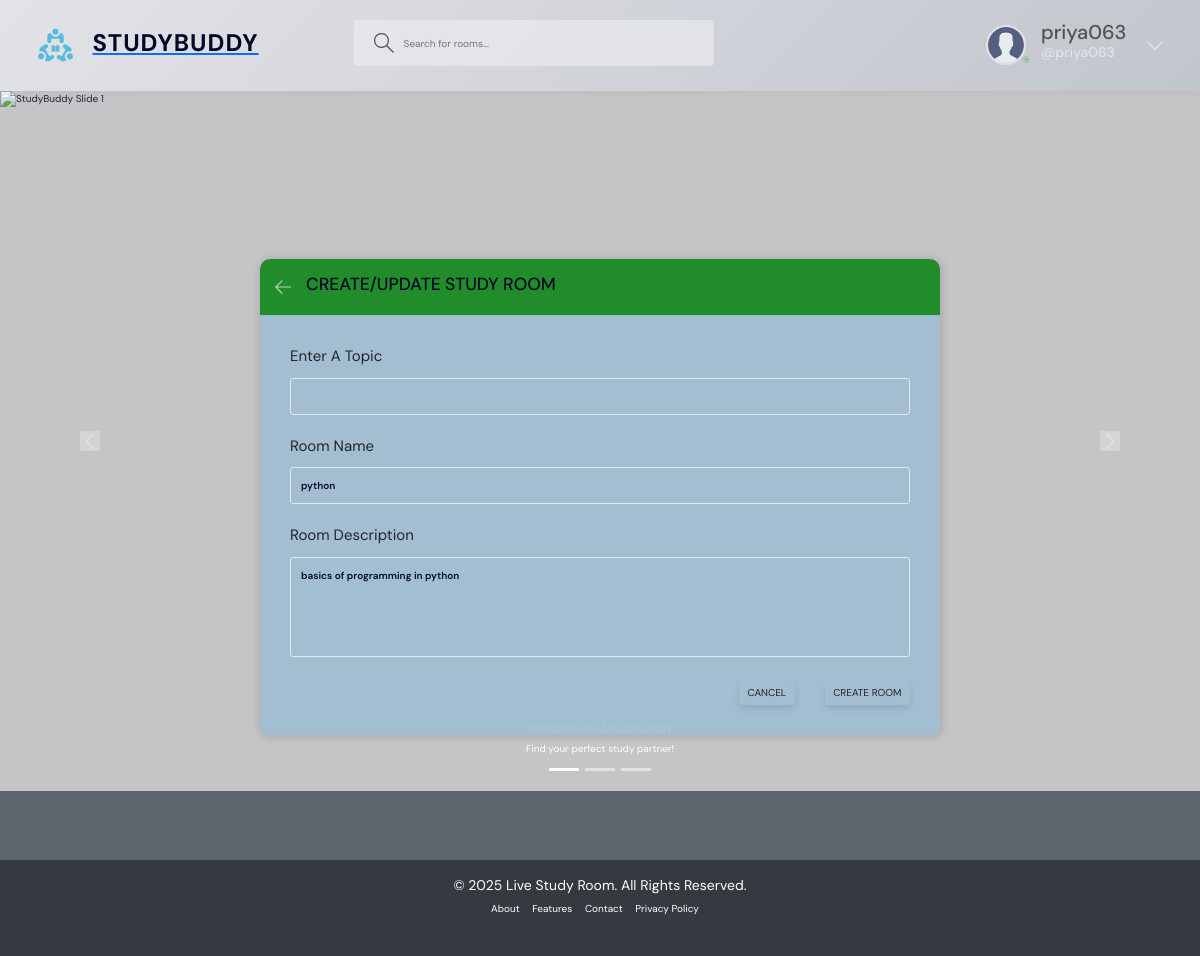
The page /update-room/1/ (signed in) on the database its author committed.
### base/models.py (models this page shows, shortened)
class User(AbstractUser):
    name=models.CharField(max_length=200,null=True)
    email=models.EmailField(unique=True,null=True)
    bio=models.TextField(null=True)
    avatar=models.ImageField(null=True,default="avatar.svg")
    USERNAME_FIELD='email'
    REQUIRED_FIELDS=[]

class Room(models.Model):
    host=models.ForeignKey(User,on_delete=models.SET_NULL,null=True)
    topic=models.ForeignKey(Topic,on_delete=models.SET_NULL,null=True)
    name=models.CharField(max_length=200)
    description=models.TextField(null=True,blank=True)#null=True means that database cannot have a row with this value blank we can't keep it blank
    participants=models.ManyToManyField(User,related_name='participants',blank=True)
    updated=models.DateTimeField(auto_now=True)#every time the save method is called update the timeStamp
    created=models.DateTimeField(auto_now_add=True)
    class Meta:
        ordering:['-updated','-created']

### base/views.py (the view, shortened to what this page needs)
# urls.py: path('update-room/<str:pk>/',views.updateRoom,name="update-room"),
@login_required(login_url='login')
def updateRoom(request,pk):
    room=Room.objects.get(id=pk)
    form=RoomForm(instance=room)
    topics=Topic.objects.all()
    if request.user !=room.host:
        return HttpResponse('You Are Not Allowed Here')
    context={'form':form,'topics':topics}
    return render(request,'base/room_form.html',context)

### base/form.py
class RoomForm(ModelForm):
    class Meta:
        model=Room
        fields='__all__'
        exclude=['host','participants']

### base/templates/base/room_form.html (shortened to what this page needs)
{% extends "main.html" %}
{%block content%}
<main class="create-room layout">
    <div class="container">
      <div class="layout__box">
        <div class="layout__boxHeader">
          <div class="layout__boxTitle">
            <a href="{%url 'home'%}">
              <svg version="1.1" xmlns="http://www.w3.org/2000/svg" width="32" height="32" viewBox="0 0 32 32">
                <title>arrow-left</title>
                <path
                  d="M13.723 2.286l-13.723 13.714 13.719 13.714 1.616-1.611-10.96-10.96h27.625v-2.286h-27.625l10.965-10.965-1.616-1.607z">
                </path>
              </svg>
            </a>
            <h3>Create/Update Study Room</h3>
          </div>
        </div>
        <div class="layout__body">
          <form class="form" action="" method="POST">
            <div class="form__group">
              <label for="room_topic">Enter A Topic </label>
              <input required type="text" name="topic" list="topic-list"/>
            </div>
            <div class="form__group">
              <label for="room_name">Room Name</label>
              {{form.name}}
            </div>
            <div class="form__group">
              <label for="room_description">Room Description</label>
              {{form.description}}
            </div>
            <div class="form__action">
              <a class="btn btn--dark" href="{%url 'home'%}">Cancel</a>
              <button class="btn btn--main" type="submit">Create Room</button>
            </div>
          </form>
        </div>
      </div>
    </div>
  </main>
{%endblock content%}

### templates/navbar.html (shortened to what this page needs)
{% load static %}
<header class="header header--loggedIn">
    <div class="container">
      <a href="{%url 'home'%}" class="header__logo">
        <img src="{% static 'images/logo.svg' %}" />
        <h1>StudyBuddy
        </h1>
      </a>
      <form class="header__search" method="GET" action="{% url 'home' %}">
        <label>
          <input name="q" placeholder="Search for rooms..." />
        </label>
      </form>
      <nav class="header__menu">
        {%if request.user.is_authenticated %}
        <div class="header__user">
          <a href="{%url 'user-profile' user.id %}">
            <div class="avatar avatar--medium active">
              <img src="{{request.user.avatar.url}}" />
            </div>
            <p>{{request.user.username}} <span>@{{request.user.username}}</span></p>
          </a>
          <button class="dropdown-button">
            <svg version="1.1" xmlns="http://www.w3.org/2000/svg" width="32" height="32" viewBox="0 0 32 32">
              <title>chevron-down</title>
              <path d="M16 21l-13-13h-3l16 16 16-16h-3l-13 13z"></path>
            </svg>
          </button>
        </div>
        {%else%}
        <a href="{% url "login" %}">
          <img src="{%static 'images/avatar.svg' %}" />
          <p>Login</p>
        </a>
        {%endif%}
      </nav>
    </div>
  </header>

### rows shown on the page
User: user.avatar (placeholder picture), user.username "priya063"
Room: name "python", description "basics of programming in python"
